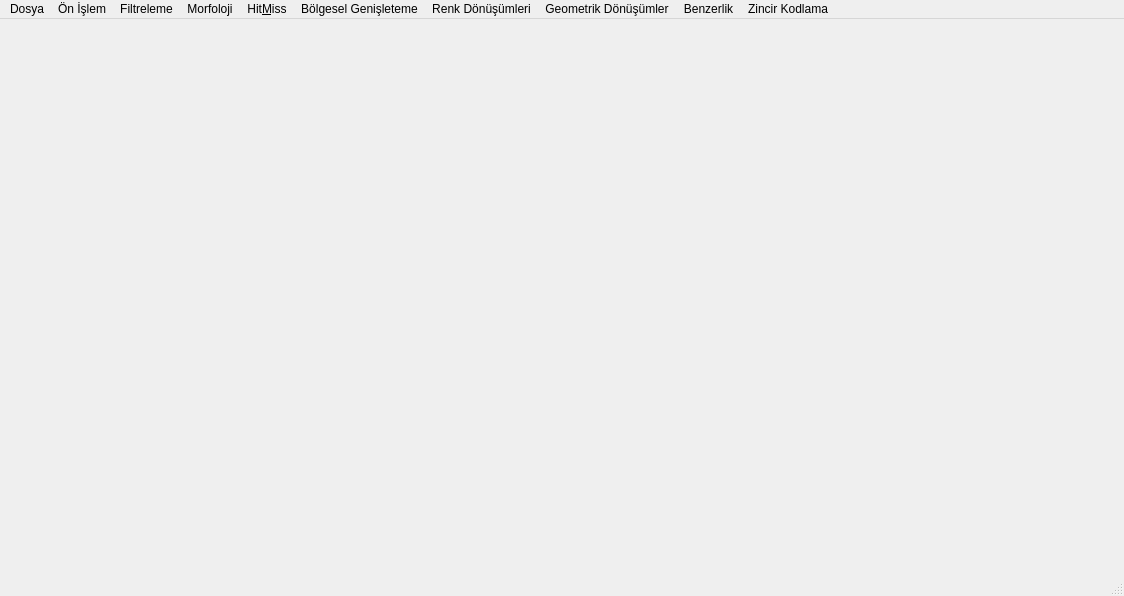
<?xml version="1.0" encoding="UTF-8"?>
<ui version="4.0">
 <class>MainWindow</class>
 <widget class="QMainWindow" name="MainWindow">
  <property name="geometry">
   <rect>
    <x>0</x>
    <y>0</y>
    <width>1124</width>
    <height>596</height>
   </rect>
  </property>
  <property name="windowTitle">
   <string>MainWindow</string>
  </property>
  <widget class="QWidget" name="centralwidget"/>
  <widget class="QMenuBar" name="menubar">
   <property name="geometry">
    <rect>
     <x>0</x>
     <y>0</y>
     <width>1124</width>
     <height>22</height>
    </rect>
   </property>
   <widget class="QMenu" name="menuFile">
    <property name="title">
     <string>Dosya</string>
    </property>
    <addaction name="actionAc"/>
    <addaction name="actionKaydet"/>
    <addaction name="actionFarkli_Kaydet"/>
    <addaction name="actionCikis"/>
   </widget>
   <widget class="QMenu" name="menuOn_Islem">
    <property name="title">
     <string>Ön İşlem</string>
    </property>
    <addaction name="actionGri_Seviye_Donusum"/>
    <addaction name="actionHistogram_Grafigi"/>
    <addaction name="actionEsikleme"/>
    <addaction name="actionHistogram_E_itleme"/>
    <addaction name="actionKontrast_Genisletme"/>
   </widget>
   <widget class="QMenu" name="menuFiltreleme">
    <property name="title">
     <string>Filtreleme</string>
    </property>
    <addaction name="actionOrtalama_Mean"/>
    <addaction name="actionOrtanca_Filtre_Median"/>
   </widget>
   <widget class="QMenu" name="menuMorfoloji">
    <property name="title">
     <string>Morfoloji</string>
    </property>
    <addaction name="actionAsinma"/>
    <addaction name="actionGenisleme"/>
    <addaction name="actionAcinim"/>
    <addaction name="actionKapanim"/>
   </widget>
   <widget class="QMenu" name="menuHit_Miss">
    <property name="title">
     <string>Hit&amp;Miss</string>
    </property>
    <addaction name="actionTek_nokta_bul"/>
    <addaction name="actionUc_nokta_bul"/>
    <addaction name="actionKesisim_nokta_bul"/>
   </widget>
   <widget class="QMenu" name="menuBolgesel_Genisleteme">
    <property name="title">
     <string>Bölgesel Genişleteme</string>
    </property>
   </widget>
   <widget class="QMenu" name="menuGeometrik_Donusumler">
    <property name="title">
     <string>Geometrik Dönüşümler</string>
    </property>
    <widget class="QMenu" name="menuOlceklendirme">
     <property name="title">
      <string>Ölçeklendirme</string>
     </property>
    </widget>
    <addaction name="menuOlceklendirme"/>
    <addaction name="actionDondurme"/>
    <addaction name="actionYansitma"/>
   </widget>
   <widget class="QMenu" name="menuRenk_Donusumleri">
    <property name="title">
     <string>Renk Dönüşümleri</string>
    </property>
   </widget>
   <widget class="QMenu" name="menuBenzerlik">
    <property name="title">
     <string>Benzerlik</string>
    </property>
   </widget>
   <widget class="QMenu" name="menuZincir_Kodlama">
    <property name="title">
     <string>Zincir Kodlama</string>
    </property>
   </widget>
   <addaction name="menuFile"/>
   <addaction name="menuOn_Islem"/>
   <addaction name="menuFiltreleme"/>
   <addaction name="menuMorfoloji"/>
   <addaction name="menuHit_Miss"/>
   <addaction name="menuBolgesel_Genisleteme"/>
   <addaction name="menuRenk_Donusumleri"/>
   <addaction name="menuGeometrik_Donusumler"/>
   <addaction name="menuBenzerlik"/>
   <addaction name="menuZincir_Kodlama"/>
  </widget>
  <widget class="QStatusBar" name="statusbar"/>
  <action name="actionAc">
   <property name="text">
    <string>Aç</string>
   </property>
   <property name="statusTip">
    <string>Dosyayı Aç</string>
   </property>
   <property name="shortcut">
    <string>Ctrl+N</string>
   </property>
   <property name="shortcutContext">
    <enum>Qt::WindowShortcut</enum>
   </property>
  </action>
  <action name="actionKaydet">
   <property name="text">
    <string>Kaydet</string>
   </property>
   <property name="statusTip">
    <string>Dosyayı Kaydet</string>
   </property>
   <property name="shortcut">
    <string>Ctrl+S</string>
   </property>
  </action>
  <action name="actionFarkli_Kaydet">
   <property name="text">
    <string>Farklı Kaydet</string>
   </property>
   <property name="statusTip">
    <string>Dosyayı Farklı Kaydet</string>
   </property>
   <property name="shortcut">
    <string>Ctrl+Shift+S</string>
   </property>
  </action>
  <action name="actionCikis">
   <property name="text">
    <string>Çıkış</string>
   </property>
   <property name="statusTip">
    <string>Çıkış Yap</string>
   </property>
   <property name="shortcut">
    <string>Ctrl+Q</string>
   </property>
  </action>
  <action name="actionGri_Seviye_Donusum">
   <property name="text">
    <string>Gri Seviye Dönüşüm</string>
   </property>
  </action>
  <action name="actionHistogram_Grafigi">
   <property name="text">
    <string>Histogram Grafiği</string>
   </property>
  </action>
  <action name="actionEsikleme">
   <property name="text">
    <string>Eşikleme</string>
   </property>
  </action>
  <action name="actionHistogram_E_itleme">
   <property name="text">
    <string>Histogram Eşitleme</string>
   </property>
  </action>
  <action name="actionKontrast_Genisletme">
   <property name="text">
    <string>Kontrast Genişletme</string>
   </property>
  </action>
  <action name="actionOrtalama_Mean">
   <property name="text">
    <string>Ortalama Filtre(Mean)</string>
   </property>
  </action>
  <action name="actionOrtanca_Filtre_Median">
   <property name="text">
    <string>Ortanca Filtre(Median)</string>
   </property>
  </action>
  <action name="actionAsinma">
   <property name="text">
    <string>Aşınma</string>
   </property>
  </action>
  <action name="actionGenisleme">
   <property name="text">
    <string>Genişleme</string>
   </property>
  </action>
  <action name="actionAcinim">
   <property name="text">
    <string>Açınım</string>
   </property>
  </action>
  <action name="actionKapanim">
   <property name="text">
    <string>Kapanım</string>
   </property>
  </action>
  <action name="actionTek_nokta_bul">
   <property name="text">
    <string>Tek nokta bul</string>
   </property>
  </action>
  <action name="actionUc_nokta_bul">
   <property name="text">
    <string>Uç nokta bul</string>
   </property>
  </action>
  <action name="actionKesisim_nokta_bul">
   <property name="text">
    <string>Kesişim noktası bul</string>
   </property>
  </action>
  <action name="actionDondurme">
   <property name="text">
    <string>Döndürme</string>
   </property>
  </action>
  <action name="actionYansitma">
   <property name="text">
    <string>Yansıtma</string>
   </property>
  </action>
  <action name="actiondaraltma">
   <property name="text">
    <string>daraltma</string>
   </property>
  </action>
  <action name="actiongenisletme">
   <property name="text">
    <string>genişletme</string>
   </property>
  </action>
 </widget>
 <resources/>
 <connections/>
</ui>
